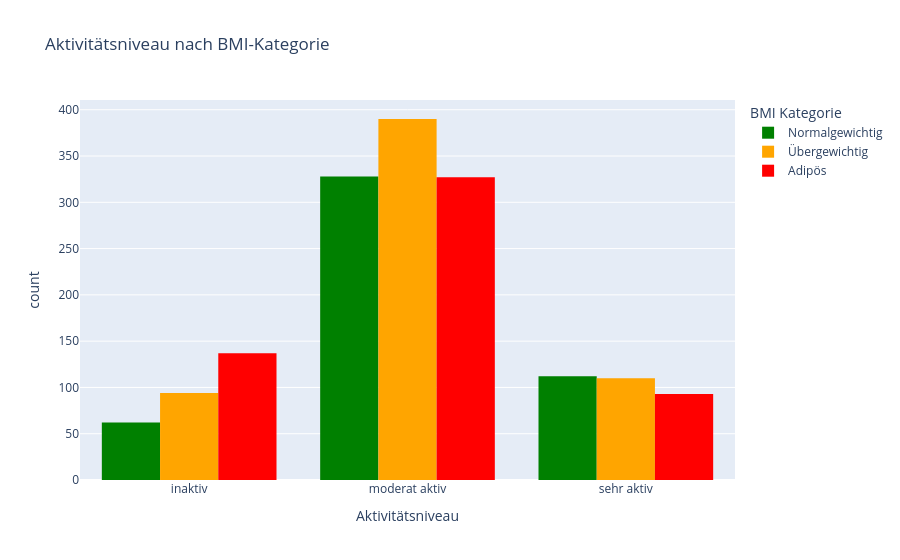

The notebook cell saved with this chart:
### Markdown cell above
Man sieht, dass die Ballaststoffaufnahme bei den Adipöse niedriger ist. Die Mediane liegen bei 17,6 für Normalgewichtige, 15,5 für Übergewichtige und 14,5 für Adipöse.

### Code cell
df['activity_str'] = df['activity_level'].map({0: 'inaktiv', 1: 'moderat aktiv', 2: 'sehr aktiv'})

fig = px.histogram(df, x='activity_str', color='bmi_cat',
                   barmode='group',
                   category_orders={'activity_str': ['inaktiv', 'moderat aktiv', 'sehr aktiv'],
                                    'bmi_cat': [0, 1, 2]},
                   color_discrete_map={0: 'green', 1: 'orange', 2: 'red'},
                   labels={'activity_str': 'Aktivitätsniveau',
                           'bmi_cat': 'BMI Kategorie',
                           'count': 'Anzahl'},
                   title='Aktivitätsniveau nach BMI-Kategorie')

fig.for_each_trace(lambda t: t.update(name={'0': 'Normalgewichtig',
                                             '1': 'Übergewichtig',
                                             '2': 'Adipös'}[t.name]))
fig.show()

### Figure 1 — Plotly figure (JSON) as saved in the notebook; plotly's stock layout.template omitted (floating-point values rounded to 4 significant figures; data arrays with more than 128 entries replaced by an {"elided": "..."} marker saying what was removed)
{"data": [{"alignmentgroup": "True", "bingroup": "x", "hovertemplate": "BMI Kategorie=0<br>Aktivitätsniveau=%{x}<br>count=%{y}<extra></extra>", "legendgroup": "0", "marker": {"color": "green", "pattern": {"shape": ""}}, "name": "Normalgewichtig", "offsetgroup": "0", "orientation": "v", "showlegend": true, "type": "histogram", "x": {"elided": "502 str values"}, "xaxis": "x", "yaxis": "y"}, {"alignmentgroup": "True", "bingroup": "x", "hovertemplate": "BMI Kategorie=1<br>Aktivitätsniveau=%{x}<br>count=%{y}<extra></extra>", "legendgroup": "1", "marker": {"color": "orange", "pattern": {"shape": ""}}, "name": "Übergewichtig", "offsetgroup": "1", "orientation": "v", "showlegend": true, "type": "histogram", "x": {"elided": "594 str values"}, "xaxis": "x", "yaxis": "y"}, {"alignmentgroup": "True", "bingroup": "x", "hovertemplate": "BMI Kategorie=2<br>Aktivitätsniveau=%{x}<br>count=%{y}<extra></extra>", "legendgroup": "2", "marker": {"color": "red", "pattern": {"shape": ""}}, "name": "Adipös", "offsetgroup": "2", "orientation": "v", "showlegend": true, "type": "histogram", "x": {"elided": "557 str values"}, "xaxis": "x", "yaxis": "y"}], "layout": {"barmode": "group", "legend": {"title": {"text": "BMI Kategorie"}, "tracegroupgap": 0}, "title": {"text": "Aktivitätsniveau nach BMI-Kategorie"}, "xaxis": {"anchor": "y", "categoryarray": ["inaktiv", "moderat aktiv", "sehr aktiv"], "categoryorder": "array", "domain": [0, 1], "title": {"text": "Aktivitätsniveau"}}, "yaxis": {"anchor": "x", "domain": [0, 1], "title": {"text": "count"}}}}
